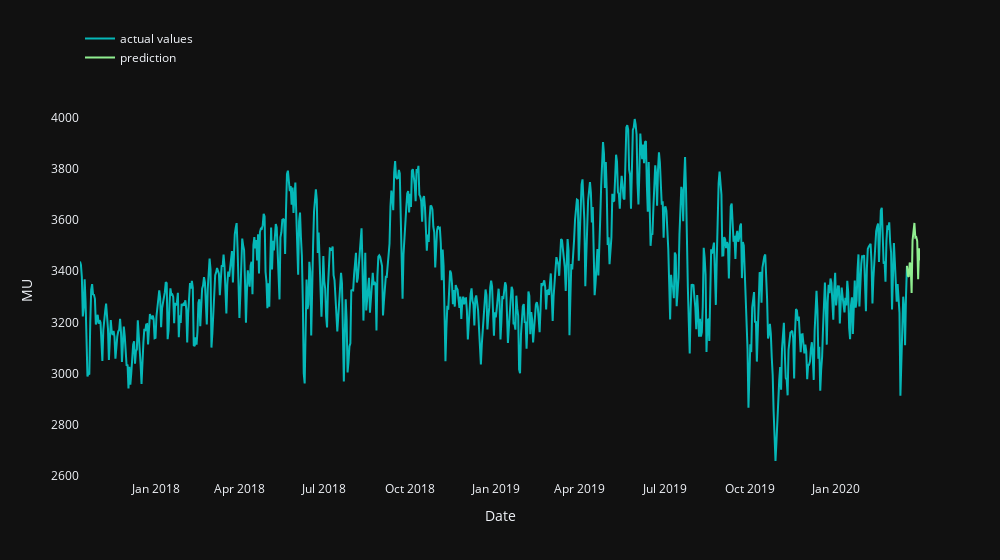

The notebook cell saved with this chart:
### Code cell
predict_generation(days=14)

### Figure 1 — Plotly figure (JSON) as saved in the notebook; plotly's stock layout.template omitted (floating-point values rounded to 4 significant figures; data arrays with more than 128 entries replaced by an {"elided": "..."} marker saying what was removed)
{"data": [{"marker": {"color": "cyan", "line": {"color": "rgb(255,255,255)", "width": 2.5}}, "name": "actual values", "opacity": 0.7, "type": "scatter", "x": {"elided": "887 str values"}, "y": {"elided": "887 float values"}}, {"marker": {"color": "lightgreen"}, "mode": "lines", "name": "prediction", "type": "scatter", "x": ["2020-03-17T00:00:00", "2020-03-18T00:00:00", "2020-03-19T00:00:00", "2020-03-20T00:00:00", "2020-03-21T00:00:00", "2020-03-22T00:00:00", "2020-03-23T00:00:00", "2020-03-24T00:00:00", "2020-03-25T00:00:00", "2020-03-26T00:00:00", "2020-03-27T00:00:00", "2020-03-28T00:00:00", "2020-03-29T00:00:00", "2020-03-30T00:00:00", "2020-03-31T00:00:00"], "y": [3421.0, 3382.0, 3378.0, 3434.0, 3425.0, 3315.0, 3520.0, 3553.0, 3589.0, 3532.0, 3533.0, 3518.0, 3369.0, 3489.0, 3442.0]}], "layout": {"legend": {"x": 0, "y": 1.2}, "width": 1000, "xaxis": {"showgrid": false, "title": {"text": "Date"}}, "yaxis": {"showgrid": false, "title": {"text": "MU"}}}}
